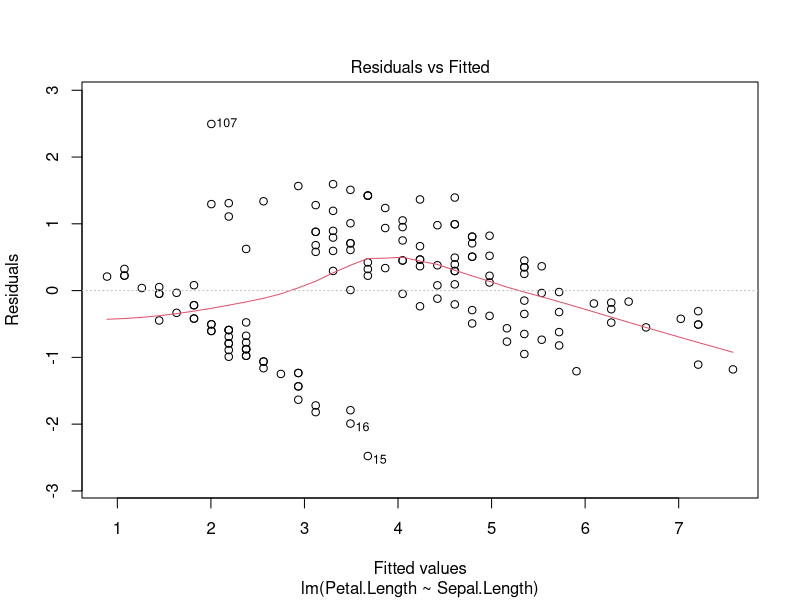
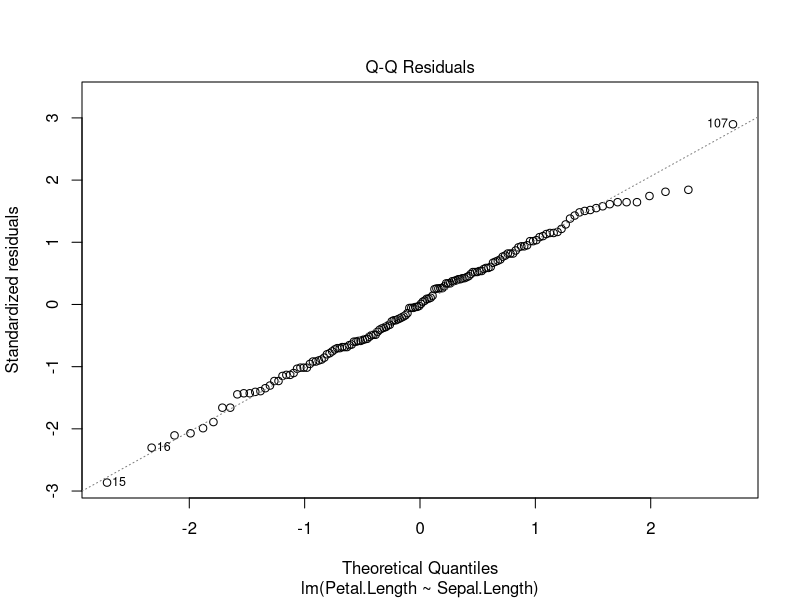
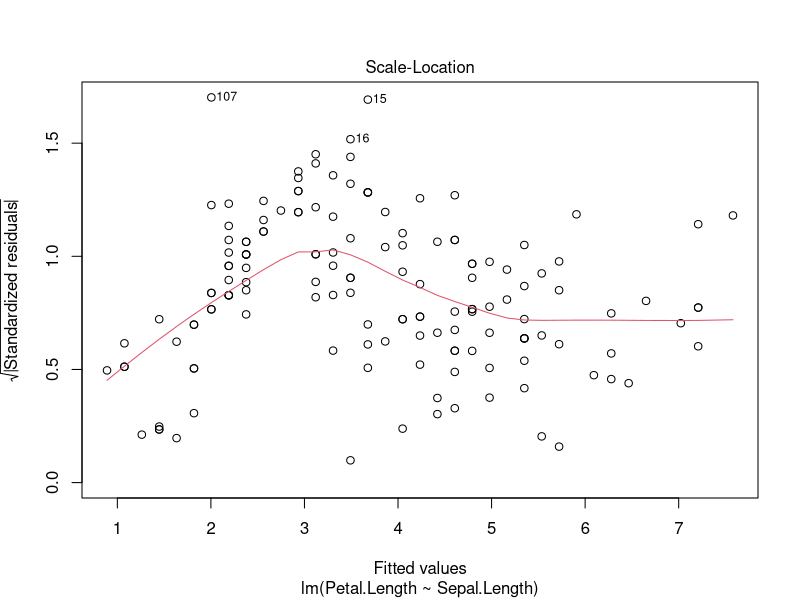
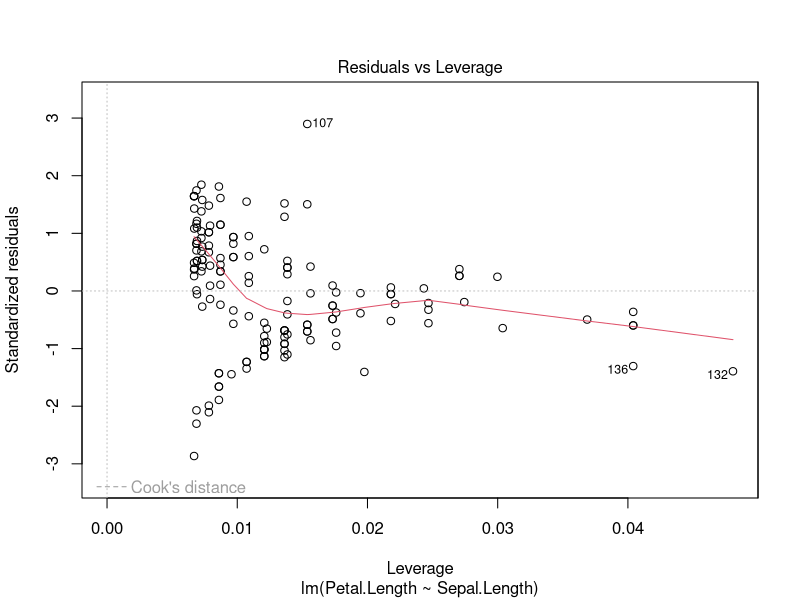

Generate these figures, in order, with R:
# 1. Build a regression model predicting Petal.Length from Sepal.Length in iris.
model_q1 <- lm(Petal.Length ~ Sepal.Length, data = iris)
summary(model_q1) # View model results

# 2. Create a multiple regression model predicting mpg using wt, hp, and drat in mtcars.
model_q2 <- lm(mpg ~ wt + hp + drat, data = mtcars)
summary(model_q2)

# 3. Check the R^2 and Adjusted R^2 of the model in Q2.
# This information is automatically displayed in the summary output from Q2.
summary(model_q2)

# 4. Plot residuals of your regression model in Q1 and interpret the result.
# Running plot() on an lm object generates four diagnostic plots, including the residuals.
plot(model_q1) # You may need to press Enter/Return four times to cycle through plots

# 5. Build a regression model predicting Ozone using Temp from the airquality dataset.
model_q5 <- lm(Ozone ~ Temp, data = airquality)
summary(model_q5)